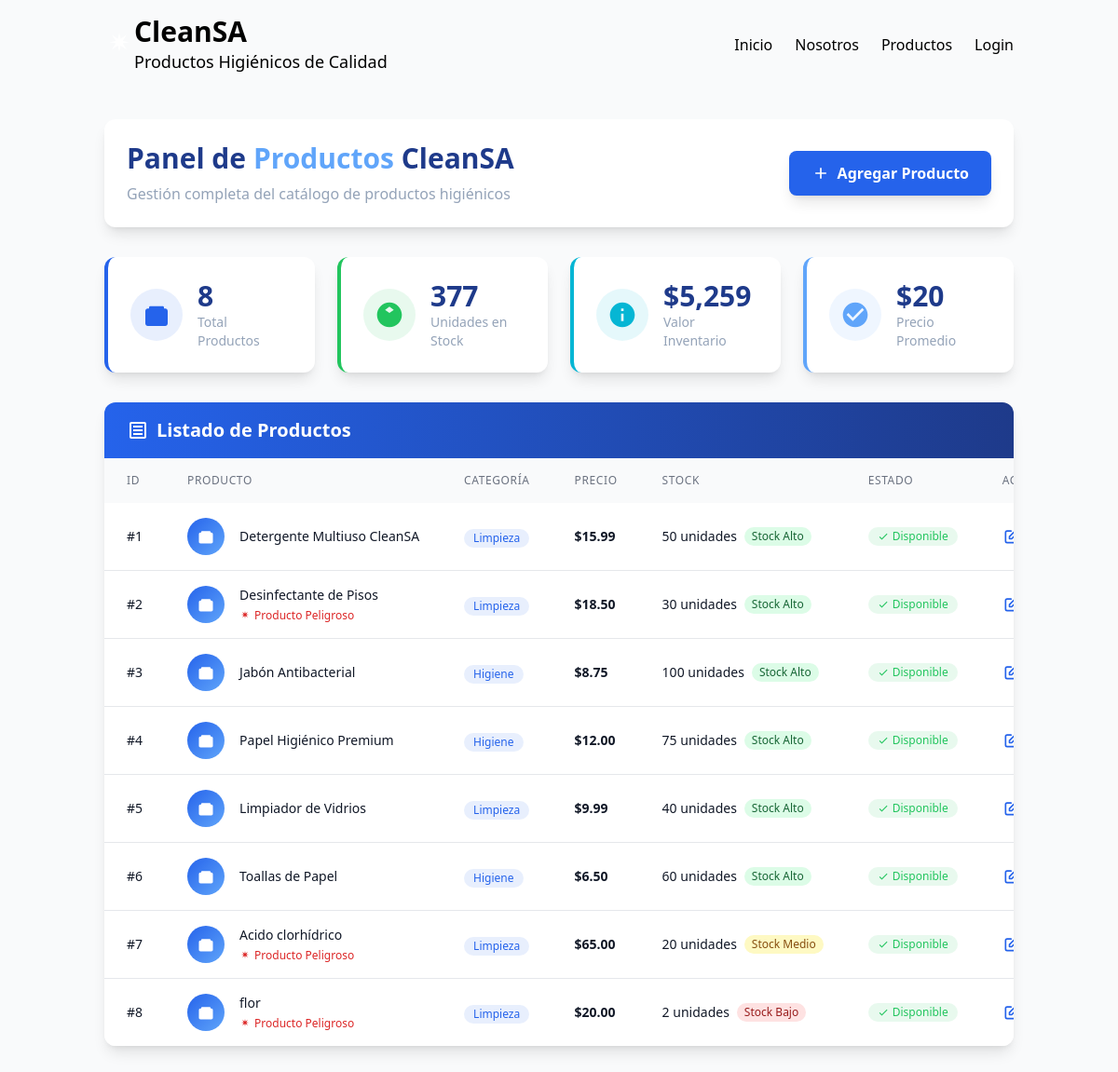
The app's page /products/panel, older data.
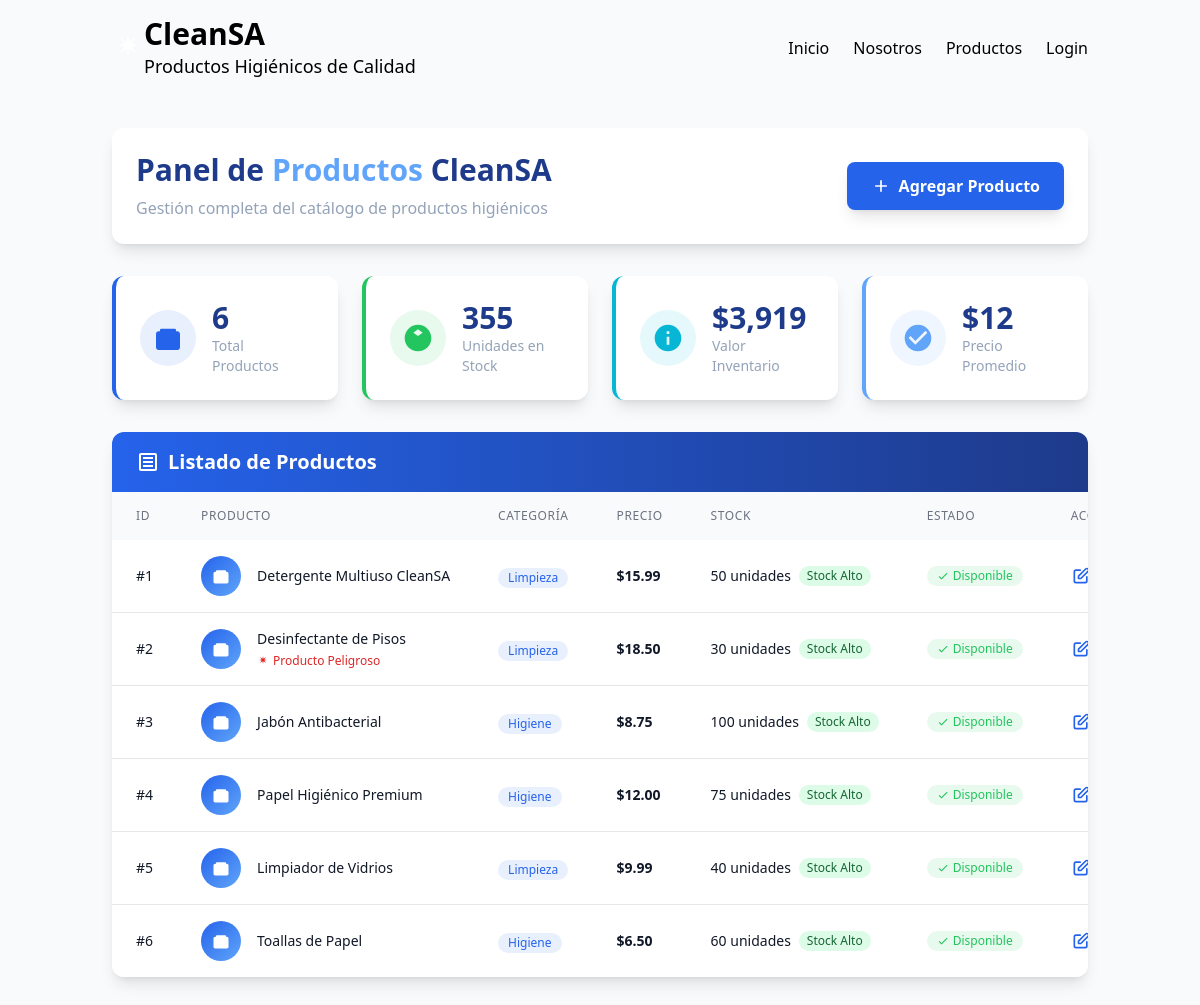
The same page, newer data.
### app/models.py (models this page shows)
class Producto (database.Model):
    __tablename__ = 'productos'
    id = database.Column(database.Integer, primary_key=True)
    nombre = database.Column(database.String(100), nullable=False)
    precio = database.Column(database.Float, nullable=False)
    stock = database.Column(database.Integer, nullable=False)
    fk_categoria = database.Column(database.Integer,database.ForeignKey('categorias.id'), nullable=False)
    peligroso = database.Column(database.Boolean, nullable=False)

class Categoria (database.Model):
    __tablename__ = 'categorias'
    id = database.Column(database.Integer, primary_key=True)
    nombre = database.Column(database.String(100), nullable=False)

### app/blueprints/products.py (the view)
@products_bp.route('/panel')
def panel():
    try:
        productos = Producto.query.all()
        categorias_list = Categoria.query.all()
        categorias = {cat.id: cat.nombre for cat in categorias_list}
        total_stock = sum(producto.stock for producto in productos)
        valor_inventario = sum(producto.precio * producto.stock for producto in productos)
        precio_promedio = sum(producto.precio for producto in productos) / len(productos) if productos else 0
        return render_template('panel_productos.html',
                             productos=productos,
                             categorias=categorias,
                             total_stock=total_stock,
                             valor_inventario=valor_inventario,
                             precio_promedio=precio_promedio)
    except Exception as e:
        return render_template('panel_productos.html',
                             productos=[],
                             categorias={},
                             total_stock=0,
                             valor_inventario=0,
                             precio_promedio=0)

### app/templates/panel_productos.html (shortened to what the changed rows need)
<!DOCTYPE html>
<html lang="es">
<head>
    <script src="https://cdn.tailwindcss.com"></script>
</head>
<body class="bg-smoke-white min-h-screen">
    {% include 'components/nav.html' %}
    <main class="container mx-auto px-6 py-8">
        <div class="bg-white rounded-xl shadow-lg p-6 mb-8">
            <div class="flex flex-col md:flex-row md:items-center md:justify-between">
                <div>
                    <h1 class="text-3xl font-bold text-dark-teal mb-2">Panel de <span class="text-light-blue">Productos</span> CleanSA</h1>
                </div>
            </div>
        </div>
        <div class="grid grid-cols-1 md:grid-cols-4 gap-6 mb-8">
            <div class="bg-white rounded-xl shadow-lg p-6 border-l-4 border-pro-blue">
                <div class="flex items-center">
                    <div>
                        <p class="text-3xl font-bold text-dark-teal">{{ productos|length }}</p>
                        <p class="text-soft-gray text-sm">Total Productos</p>
                    </div>
                </div>
            </div>
            <div class="bg-white rounded-xl shadow-lg p-6 border-l-4 border-warm-green">
                <div class="flex items-center">
                    <div>
                        <p class="text-3xl font-bold text-dark-teal">{{ total_stock }}</p>
                        <p class="text-soft-gray text-sm">Unidades en Stock</p>
                    </div>
                </div>
            </div>
            <div class="bg-white rounded-xl shadow-lg p-6 border-l-4 border-light-teal">
                <div class="flex items-center">
                    <div>
                        <p class="text-3xl font-bold text-dark-teal">${{ "{:,.0f}".format(valor_inventario) }}</p>
                        <p class="text-soft-gray text-sm">Valor Inventario</p>
                    </div>
                </div>
            </div>
            <div class="bg-white rounded-xl shadow-lg p-6 border-l-4 border-light-blue">
                <div class="flex items-center">
                    <div>
                        <p class="text-3xl font-bold text-dark-teal">${{ "{:,.0f}".format(precio_promedio) }}</p>
                        <p class="text-soft-gray text-sm">Precio Promedio</p>
                    </div>
                </div>
            </div>
        </div>
        <div class="bg-white rounded-xl shadow-lg overflow-hidden">
            <div class="bg-gradient-to-r from-pro-blue to-dark-teal px-6 py-4">
                <h2 class="text-xl font-bold text-white flex items-center">
                    <svg class="w-6 h-6 mr-2" fill="currentColor" viewBox="0 0 24 24">
                        <path d="M19 3H5C3.9 3 3 3.9 3 5V19C3 20.1 3.9 21 5 21H19C20.1 21 21 20.1 21 19V5C21 3.9 20.1 3 19 3ZM19 19H5V5H19V19Z"/>
                        <path d="M7 7H17V9H7V7ZM7 11H17V13H7V11ZM7 15H17V17H7V15Z"/>
                    </svg>
                    Listado de Productos
                </h2>
            </div>
            <div class="overflow-x-auto">
                <table class="w-full">
                    <thead class="bg-gray-50">
                        <tr>
                            <th class="px-6 py-4 text-left text-xs font-medium text-gray-500 uppercase tracking-wider">ID</th>
                            <th class="px-6 py-4 text-left text-xs font-medium text-gray-500 uppercase tracking-wider">Producto</th>
                            <th class="px-6 py-4 text-left text-xs font-medium text-gray-500 uppercase tracking-wider">Categoría</th>
                            <th class="px-6 py-4 text-left text-xs font-medium text-gray-500 uppercase tracking-wider">Precio</th>
                            <th class="px-6 py-4 text-left text-xs font-medium text-gray-500 uppercase tracking-wider">Stock</th>
                            <th class="px-6 py-4 text-left text-xs font-medium text-gray-500 uppercase tracking-wider">Estado</th>
                            <th class="px-6 py-4 text-left text-xs font-medium text-gray-500 uppercase tracking-wider">Acciones</th>
                        </tr>
                    </thead>
                    <tbody class="bg-white divide-y divide-gray-200">
                        {% if productos %}
                            {% for producto in productos %}
                            <tr class="hover:bg-gray-50 transition-colors duration-200">
                                <td class="px-6 py-4 whitespace-nowrap">
                                    <div class="text-sm font-medium text-gray-900">#{{ producto.id }}</div>
                                </td>
                                <td class="px-6 py-4 whitespace-nowrap">
                                    <div class="flex items-center">
                                        <div class="flex-shrink-0 h-10 w-10">
                                            <div class="h-10 w-10 rounded-full bg-gradient-to-br from-pro-blue to-light-blue flex items-center justify-center">
                                                <svg class="w-5 h-5 text-white" fill="currentColor" viewBox="0 0 24 24">
                                                    <path d="M19 7H18V6C18 5.45 17.55 5 17 5H7C6.45 5 6 5.45 6 6V7H5C3.9 7 3 7.9 3 9V19C3 20.1 3.9 21 5 21H19C20.1 21 21 20.1 21 19V9C21 7.9 20.1 7 19 7Z"/>
                                                </svg>
                                            </div>
                                        </div>
                                        <div class="ml-4">
                                            <div class="text-sm font-medium text-gray-900">{{ producto.nombre }}</div>
                                            {% if producto.peligroso %}
                                                <div class="text-xs text-red-600 flex items-center mt-1">
                                                    <svg class="w-3 h-3 mr-1" fill="currentColor" viewBox="0 0 24 24">
                                                        <path d="M12 2L13.09 7.26L18 4L14.74 9.09L20 10L14.74 10.91L18 16L13.09 12.74L12 18L10.91 12.74L6 16L9.26 10.91L4 10L9.26 9.09L6 4L10.91 7.26L12 2Z"/>
                                                    </svg>
                                                    Producto Peligroso
                                                </div>
                                            {% endif %}
                                        </div>
                                    </div>
                                </td>
                                <td class="px-6 py-4 whitespace-nowrap">
                                    <span class="inline-flex items-center px-2.5 py-0.5 rounded-full text-xs font-medium bg-pro-blue bg-opacity-10 text-pro-blue">
                                        {% if categorias %}
                                            {{ categorias.get(producto.fk_categoria, 'Sin categoría') }}
                                        {% else %}
                                            Categoría {{ producto.fk_categoria }}
                                        {% endif %}
                                    </span>
                                </td>
                                <td class="px-6 py-4 whitespace-nowrap">
                                    <div class="text-sm font-semibold text-gray-900">${{ "{:,.2f}".format(producto.precio) }}</div>
                                </td>
                                <td class="px-6 py-4 whitespace-nowrap">
                                    <div class="flex items-center">
                                        <div class="text-sm font-medium text-gray-900">{{ producto.stock }} unidades</div>
                                        {% if producto.stock < 10 %}
                                            <span class="ml-2 inline-flex items-center px-2 py-0.5 rounded-full text-xs font-medium bg-red-100 text-red-800">
                                                Stock Bajo
                                            </span>
                                        {% elif producto.stock < 30 %}
                                            <span class="ml-2 inline-flex items-center px-2 py-0.5 rounded-full text-xs font-medium bg-yellow-100 text-yellow-800">
                                                Stock Medio
                                            </span>
                                        {% else %}
                                            <span class="ml-2 inline-flex items-center px-2 py-0.5 rounded-full text-xs font-medium bg-green-100 text-green-800">
                                                Stock Alto
                                            </span>
                                        {% endif %}
                                    </div>
                                </td>
                                <td class="px-6 py-4 whitespace-nowrap">
                                    {% if producto.stock > 0 %}
                                        <span class="inline-flex items-center px-2.5 py-0.5 rounded-full text-xs font-medium bg-warm-green bg-opacity-10 text-warm-green">
                                            <svg class="w-3 h-3 mr-1" fill="currentColor" viewBox="0 0 24 24">
                                                <path d="M9 16.17L4.83 12l-1.42 1.41L9 19 21 7l-1.41-1.41z"/>
                                            </svg>
                                            Disponible
                                        </span>
                                    {% endif %}
                                </td>
                                <td class="px-6 py-4 whitespace-nowrap text-sm font-medium">
                                    <div class="flex space-x-2">
                                        <button class="text-pro-blue hover:text-dark-teal transition-colors" title="Editar">
                                            <svg class="w-5 h-5" fill="none" stroke="currentColor" viewBox="0 0 24 24">
                                                <path stroke-linecap="round" stroke-linejoin="round" stroke-width="2" d="M11 5H6a2 2 0 00-2 2v11a2 2 0 002 2h11a2 2 0 002-2v-5m-1.414-9.414a2 2 0 112.828 2.828L11.828 15H9v-2.828l8.586-8.586z"/>
                                            </svg>
                                        </button>
                                    </div>
                                </td>
                            </tr>
                            {% endfor %}
                        {% endif %}
                    </tbody>
                </table>
            </div>
        </div>
    </main>
</body>
</html>

Row changes from the older to the newer data that the page shows:
removed Producto: id "7", nombre "Acido clorhídrico", peligroso True (drawn), get "Limpieza", precio "65.00", stock "20", shows "Stock Medio", shows "Disponible"
removed Producto: id "8", nombre "flor", peligroso True (drawn), get "Limpieza", precio "20.00", stock "2", shows "Stock Bajo", shows "Disponible"
Text that changed along with them:
{{ productos|length }}: "8" → "6"
{{ total_stock }}: "377" → "355"
{{ "{:,.0f}".format(valor_inventario) }}: "5,259" → "3,919"
{{ "{:,.0f}".format(precio_promedio) }}: "20" → "12"
